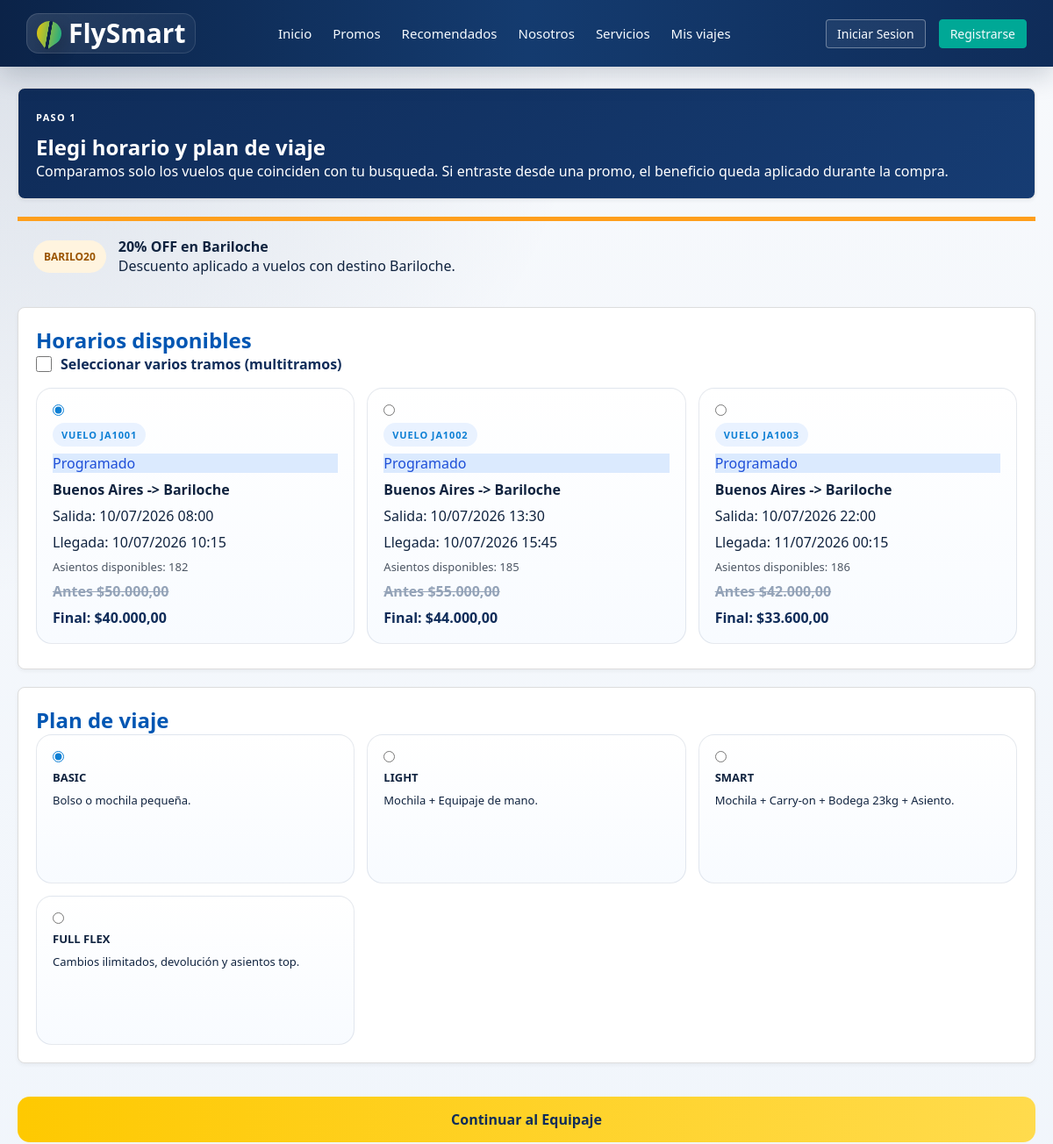
/consultas/proceso_compra/vuelos.php?destino=BRC&pasajeros=1&codigo_promo=BARILO20 (upper part), run on an earlier commit of the app's database.
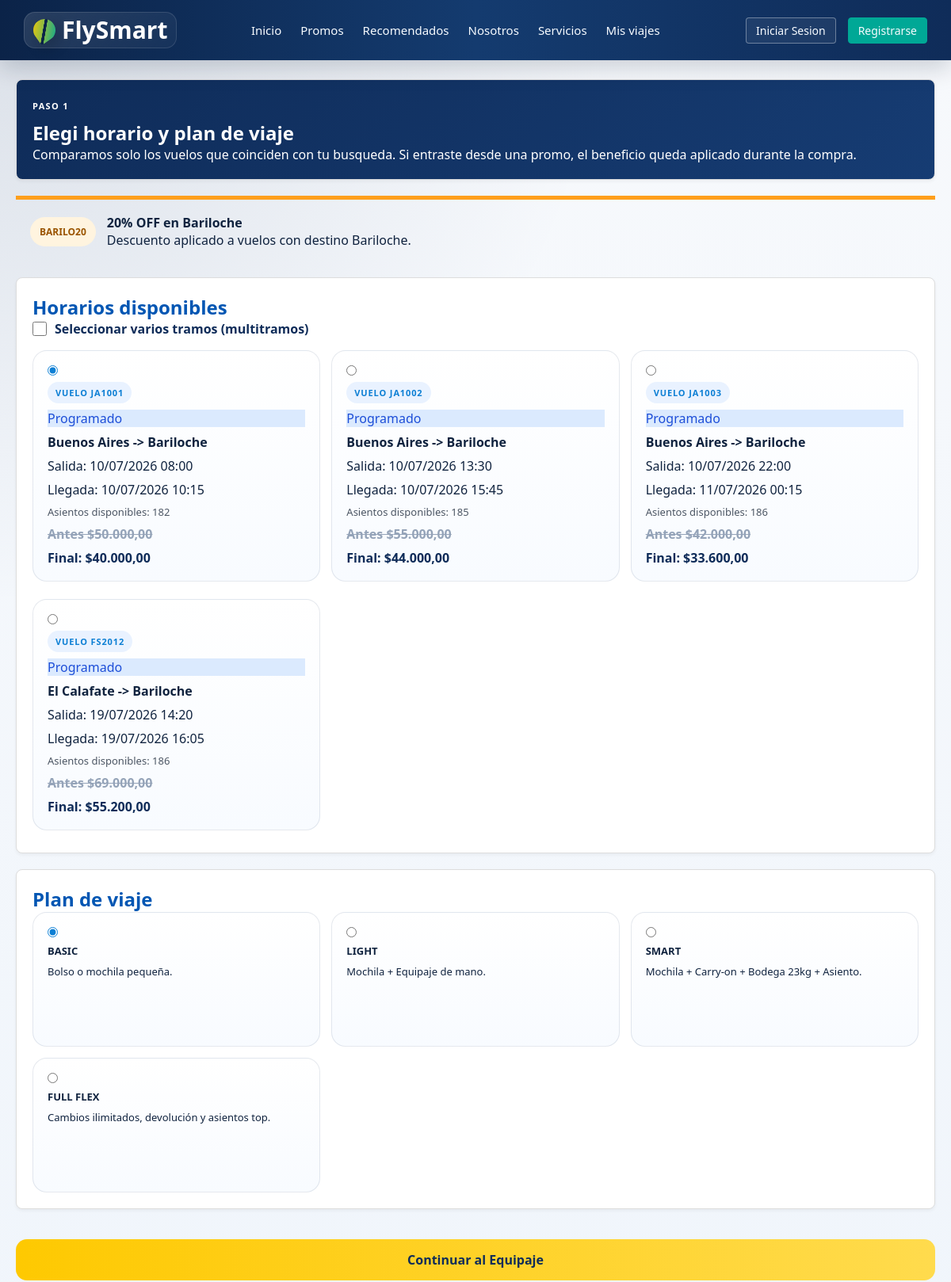
And on a later commit of the database.
### tables this page shows
CREATE TABLE `vuelos` (
  `id_vuelo` int(11) NOT NULL AUTO_INCREMENT,
  `numero_vuelo` varchar(20) NOT NULL,
  `id_avion` int(11) NOT NULL,
  `origen_iata` varchar(3) NOT NULL,
  `destino_iata` varchar(3) NOT NULL,
  `fecha_salida` datetime NOT NULL,
  `fecha_llegada` datetime NOT NULL,
  `precio_base_vuelo` decimal(10,2) NOT NULL,
  `estado_vuelo` varchar(20) NOT NULL,
  PRIMARY KEY (`id_vuelo`),
  KEY `id_avion` (`id_avion`),
  KEY `origen_iata` (`origen_iata`),
  KEY `destino_iata` (`destino_iata`),
  CONSTRAINT `fk_vuelos_avion` FOREIGN KEY (`id_avion`) REFERENCES `aviones` (`id_avion`),
  CONSTRAINT `fk_vuelos_destino` FOREIGN KEY (`destino_iata`) REFERENCES `aeropuertos` (`codigo_iata`),
  CONSTRAINT `fk_vuelos_origen` FOREIGN KEY (`origen_iata`) REFERENCES `aeropuertos` (`codigo_iata`)
);

CREATE TABLE `planes_tarifas` (
  `id_plan` int(11) NOT NULL AUTO_INCREMENT,
  `nombre_plan` varchar(50) NOT NULL,
  `descripcion` text DEFAULT NULL,
  `cargo_extra_plan` decimal(10,2) NOT NULL DEFAULT 0.00,
  PRIMARY KEY (`id_plan`)
);

### consultas/proceso_compra/vuelos.php (the view, shortened to what the changed rows need)
<?php
require_once '../../config/conexion.php';
$tipoViaje = $_GET['tipo_viaje'] ?? 'ida_vuelta';
$origen = strtoupper(trim($_GET['origen'] ?? ''));
$destino = strtoupper(trim($_GET['destino'] ?? ''));
$fechaIda = trim($_GET['fecha_ida'] ?? '');
$codigoPromo = strtoupper(trim($_GET['codigo_promo'] ?? $_GET['promo'] ?? ''));
$segmentosBusqueda = [];
$multitramos = $tipoViaje === 'multitramos' || !empty($_GET['multitramos']);
$erroresBusqueda = [];
$promos = [
    'BARILO20' => [
        'titulo' => '20% OFF en Bariloche',
        'descripcion' => 'Descuento aplicado a vuelos con destino Bariloche.',
        'destino' => 'BRC',
        'descuento' => 0.20,
    ],
    'EQUIPAJEGRATIS' => [
        'titulo' => 'Equipaje gratis',
        'descripcion' => 'El beneficio se aplicara en el paso de equipaje.',
        'destino' => '',
        'descuento' => 0,
    ],
    'CORDOBA2X1' => [
        'titulo' => '2x1 a Cordoba',
        'descripcion' => 'Promocion preparada para dos pasajeros hacia Cordoba.',
        'destino' => 'COR',
        'descuento' => 0.50,
    ],
];
$promoActiva = $promos[$codigoPromo] ?? null;
if ($promoActiva) {
    if (!empty($promoActiva['destino'])) {
        $destino = $promoActiva['destino'];
    }
}
function buscarVuelos(PDO $pdo, string $origen, string $destino, string $fechaIda): array {
    $sql = "
        SELECT v.id_vuelo, v.numero_vuelo, v.fecha_salida, v.fecha_llegada, v.precio_base_vuelo, v.estado_vuelo,
               origen.ciudad AS origen_ciudad, origen.codigo_iata AS origen_iata,
               destino.ciudad AS destino_ciudad, destino.codigo_iata AS destino_iata,
               av.capacidad,
               COALESCE(COUNT(t.id_ticket), 0) AS asientos_vendidos,
               (av.capacidad - COALESCE(COUNT(t.id_ticket), 0)) AS asientos_disponibles
        FROM vuelos v
        INNER JOIN aeropuertos origen ON origen.codigo_iata = v.origen_iata
        INNER JOIN aeropuertos destino ON destino.codigo_iata = v.destino_iata
        INNER JOIN aviones av ON av.id_avion = v.id_avion
        LEFT JOIN tickets_detalle t ON t.id_vuelo = v.id_vuelo
        WHERE 1 = 1
    ";
    $params = [];
    if ($destino !== '') {
        $sql .= " AND v.destino_iata = :destino";
        $params['destino'] = $destino;
    }
    $sql .= " GROUP BY v.id_vuelo, v.numero_vuelo, v.fecha_salida, v.fecha_llegada, v.precio_base_vuelo, v.estado_vuelo,
               origen.ciudad, origen.codigo_iata, destino.ciudad, destino.codigo_iata, av.capacidad
              ORDER BY v.fecha_salida ASC";
    $stmt = $pdo->prepare($sql);
    $stmt->execute($params);
    return $stmt->fetchAll(PDO::FETCH_ASSOC);
}
if (!empty($erroresBusqueda)) {
    $vuelos = [];
} else {
    $vuelos = buscarVuelos($pdo, $origen, $destino, $fechaIda);
}
$planes = $pdo->query("SELECT id_plan, nombre_plan, descripcion FROM planes_tarifas")->fetchAll();
$primerVuelo = $vuelos[0] ?? null;
$primerPlan = $planes[0] ?? null;
function estadoClaseVuelo(string $estado): string {
    $estado = strtolower($estado);
    return 'status-scheduled';
}
include_once '../../includes/header.php';
?>
<section class="contenedor-vuelos">
    <div class="main-content">
        <div class="card hero-step" id="vuelos-disponibles">
            <h2>Elegi horario y plan de viaje</h2>
        </div>
        <form action="equipaje.php" method="POST">
            <div class="card">
                <h2>Horarios disponibles</h2>
                <?php if (empty($vuelos)): ?>
                    <div class="empty-state">
                        <h3><?= !empty($erroresBusqueda) ? 'Hay datos para corregir' : 'No encontramos vuelos para esos filtros' ?></h3>
                        <?php if (!empty($erroresBusqueda)): ?>
                            <?php foreach (array_unique($erroresBusqueda) as $errorBusqueda): ?>
                                <p><?= htmlspecialchars($errorBusqueda, ENT_QUOTES, 'UTF-8') ?></p>
                            <?php endforeach; ?>
                        <?php else: ?>
                            <p>Proba con otro origen, destino o fecha.</p>
                        <?php endif; ?>
                        <br>
                        <a href="../../index.php#buscador" class="btn-continuar empty-link">Volver al buscador</a>
                    </div>
                <?php else: ?>
                    <div class="grid-vuelos">
                        <?php foreach($vuelos as $v): ?>
                            <?php
                                $precioBase = (float)$v['precio_base_vuelo'];
                                $precioFinal = $promoActiva ? $precioBase * (1 - (float)$promoActiva['descuento']) : $precioBase;
                                $asientosDisponibles = (int)($v['asientos_disponibles'] ?? 18);
                                $disponible = $asientosDisponibles > 0;
                                $selectorName = $multitramos ? 'id_vuelo[]' : 'id_vuelo';
                                $selectorType = $multitramos ? 'checkbox' : 'radio';
                            ?>
                            <label class="opcion-vuelo <?= $disponible ? '' : 'vuelo-no-disponible' ?>">
                                <input type="<?= $selectorType ?>" name="<?= $selectorName ?>" value="<?= htmlspecialchars((string)$v['id_vuelo'], ENT_QUOTES, 'UTF-8') ?>" <?= $multitramos ? '' : 'required' ?> <?= ($primerVuelo && $v['id_vuelo'] === $primerVuelo['id_vuelo']) ? 'checked' : '' ?> <?= $disponible ? '' : 'disabled' ?>>
                                <span class="badge-vuelo">Vuelo <?= htmlspecialchars($v['numero_vuelo'], ENT_QUOTES, 'UTF-8') ?></span>
                                <span class="status-pill <?= estadoClaseVuelo($v['estado_vuelo']) ?>"><?= htmlspecialchars($v['estado_vuelo'], ENT_QUOTES, 'UTF-8') ?></span>
                                <strong><?= htmlspecialchars($v['origen_ciudad'] . ' -> ' . $v['destino_ciudad'], ENT_QUOTES, 'UTF-8') ?></strong>
                                <p>Salida: <?= date('d/m/Y H:i', strtotime($v['fecha_salida'])) ?></p>
                                <p>Llegada: <?= date('d/m/Y H:i', strtotime($v['fecha_llegada'])) ?></p>
                                <span class="asientos-disponibles">Asientos disponibles: <?= $asientosDisponibles ?></span>
                                <?php if ($promoActiva && $promoActiva['descuento'] > 0): ?>
                                    <span class="precio-vuelo precio-anterior">Antes $<?= number_format($precioBase, 2, ',', '.') ?></span>
                                <?php endif; ?>
                                <span class="precio-vuelo">Final: $<?= number_format($precioFinal, 2, ',', '.') ?></span>
                            </label>
                        <?php endforeach; ?>
                    </div>
                <?php endif; ?>
            </div>
            <div class="card">
                <h2>Plan de viaje</h2>
                <div class="grid-planes">
                    <?php foreach($planes as $p): ?>
                        <label class="opcion-plan">
                            <input type="radio" name="id_plan" value="<?= (int)$p['id_plan'] ?>" required <?= ($primerPlan && $p['id_plan'] === $primerPlan['id_plan']) ? 'checked' : '' ?>>
                            <strong><?= htmlspecialchars($p['nombre_plan'], ENT_QUOTES, 'UTF-8') ?></strong>
                            <p><?= htmlspecialchars($p['descripcion'], ENT_QUOTES, 'UTF-8') ?></p>
                        </label>
                    <?php endforeach; ?>
                </div>
            </div>
        </form>
    </div>
</section>
</body>
</html>

What changed in the data, as far as the page shows it:
added vuelos: id_vuelo "☐ VUELO FS2012 Programado El Cal", numero_vuelo "FS2012", estado_vuelo "Programado", destino_ciudad "El Calafate -> Bariloche", fecha_salida "19/07/2026 14:20", fecha_llegada "19/07/2026 16:05", asientosDisponibles "186", precio_base_vuelo "69.000,00", precio_base_vuelo "55.200,00"
